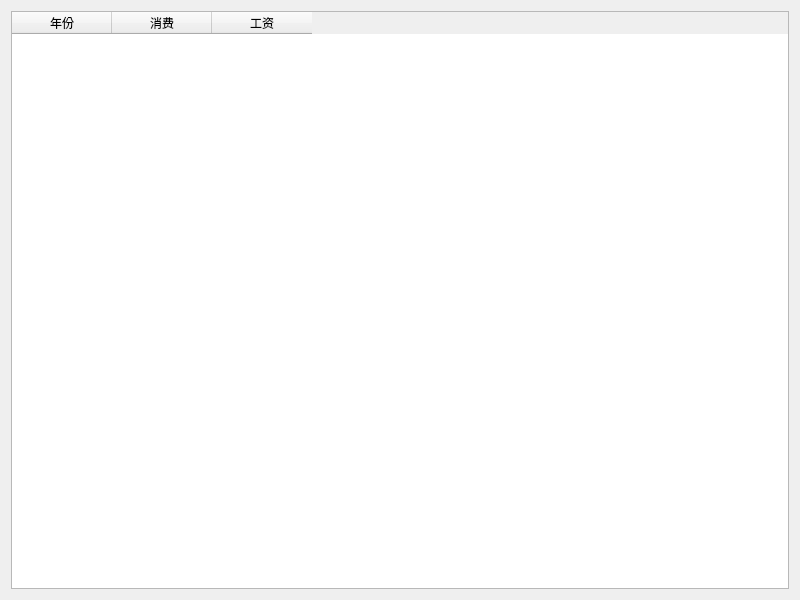
<?xml version="1.0" encoding="UTF-8"?>
<ui version="4.0">
 <class>year_line_chart_widget</class>
 <widget class="QWidget" name="year_line_chart_widget">
  <property name="geometry">
   <rect>
    <x>0</x>
    <y>0</y>
    <width>800</width>
    <height>600</height>
   </rect>
  </property>
  <property name="windowTitle">
   <string>Form</string>
  </property>
  <layout class="QHBoxLayout" name="horizontalLayout_2" stretch="1,3">
   <item>
    <widget class="QTableWidget" name="tableWidget_year">
     <column>
      <property name="text">
       <string>年份</string>
      </property>
     </column>
     <column>
      <property name="text">
       <string>消费</string>
      </property>
     </column>
     <column>
      <property name="text">
       <string>工资</string>
      </property>
     </column>
    </widget>
   </item>
   <item>
    <layout class="QHBoxLayout" name="horizontalLayout"/>
   </item>
  </layout>
 </widget>
 <resources/>
 <connections/>
</ui>
